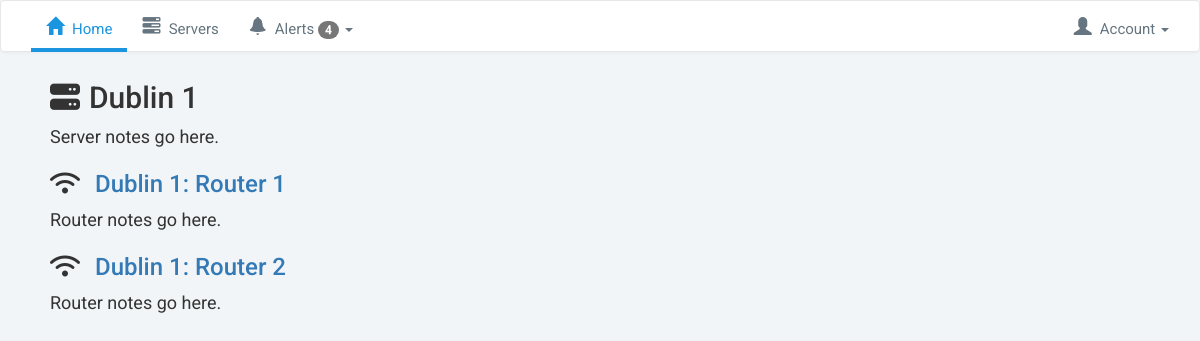
The page /servers/3/ on the database its author committed.
### servers/models.py (models this page shows, shortened)
class Server(models.Model):
    created_at = models.DateTimeField(auto_now_add=True)
    name = models.CharField(max_length=255)
    notes = models.TextField()
    is_active = models.BooleanField(default=True)

class Router(models.Model):
    created_at = models.DateTimeField(auto_now_add=True)
    name = models.CharField(max_length=255)
    notes = models.TextField(blank=True, default='')
    content = models.TextField(blank=True, default='')
    is_active = models.BooleanField(default=True)
    order = models.IntegerField(default=0)
    server = models.ForeignKey(Server)
    class Meta:
        ordering = ['order',]

### servers/views.py (the view)
# urls.py: url(r'(?P<pk>\d+)/$', views.server_detail, name='detail'),
def server_detail(request, pk):
    server = get_object_or_404(Server, pk=pk)
    return render(request, 'servers/server_detail.html', {'server': server})

### servers/templates/servers/server_detail.html (shortened to what this page needs)
{% extends "layout.html" %}
{% block content %}
<article>
    <h2>{{ server.name }}</h2>
    {{ server.notes }}
    <section>
        {% for router in server.router_set.all %}
        <h3>
            <a href="{% url 'servers:router' server_pk=router.server.pk router_pk=router.pk %}">{{ router.name }}</a>
        </h3>
            {{ router.notes }}
        {% endfor %}
    </section>
</article>
{% endblock %}

### assets/css/layout.css (style rules this page uses)
html { margin: 0; padding: 0; font-size: 18px; }
body { margin: 0; padding: 0; background-color: #f2f5f7; font-family: Arial, sans-serif; }
h2::before, h3::before { font-family: 'FontAwesome'; display: inline-block; margin-right: 0.5rem; font-weight: normal; }
h2::before { content: '\f233'; }
h3::before { content: '\f1eb'; }

### assets/css/main.css (style rules this page uses)
html { margin: 0; padding: 0; }
body { margin: 0; padding: 0; box-sizing: border-box; background-color: #f2f5f7; font-family: 'Roboto', Arial, sans-serif; font-size: 18px; }

### rows shown on the page
Server: name "Dublin 1", notes "Server notes go here."
Router: name "Dublin 1: Router 1", notes "Router notes go here."
Router: name "Dublin 1: Router 2", notes "Router notes go here."
